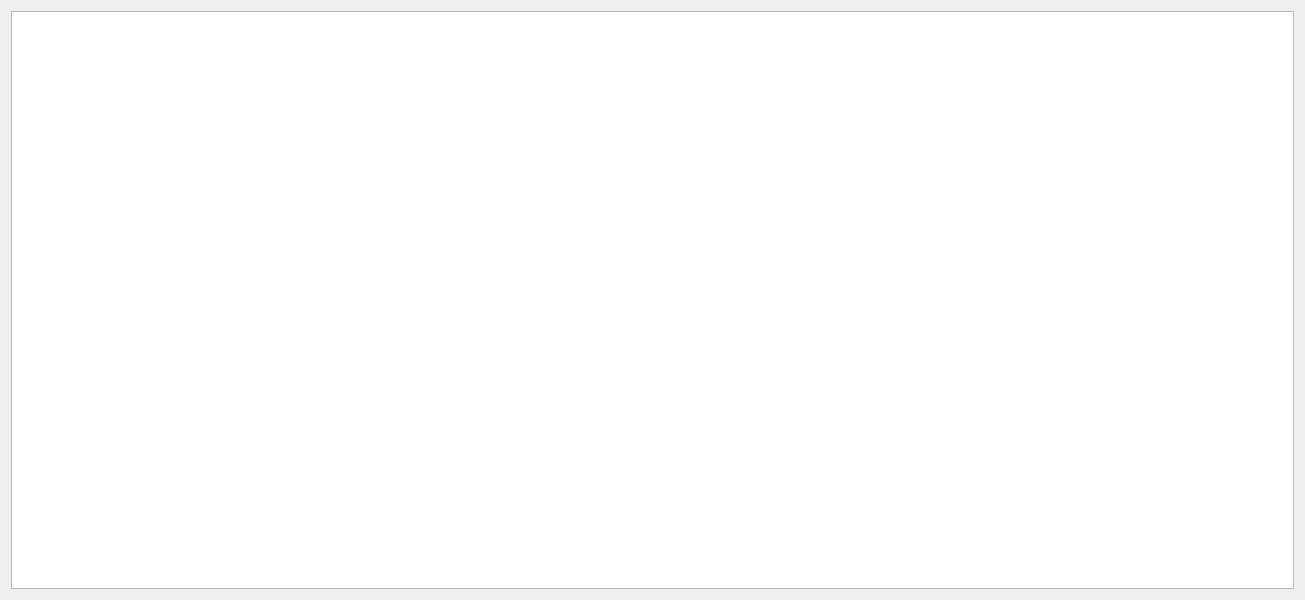
<?xml version="1.0" encoding="UTF-8"?>
<ui version="4.0">
 <class>Widget</class>
 <widget class="QWidget" name="Widget">
  <property name="geometry">
   <rect>
    <x>0</x>
    <y>0</y>
    <width>1305</width>
    <height>600</height>
   </rect>
  </property>
  <property name="windowTitle">
   <string>Widget</string>
  </property>
  <layout class="QVBoxLayout" name="verticalLayout">
   <item>
    <widget class="QGraphicsView" name="graphicsView"/>
   </item>
  </layout>
 </widget>
 <resources/>
 <connections/>
</ui>
